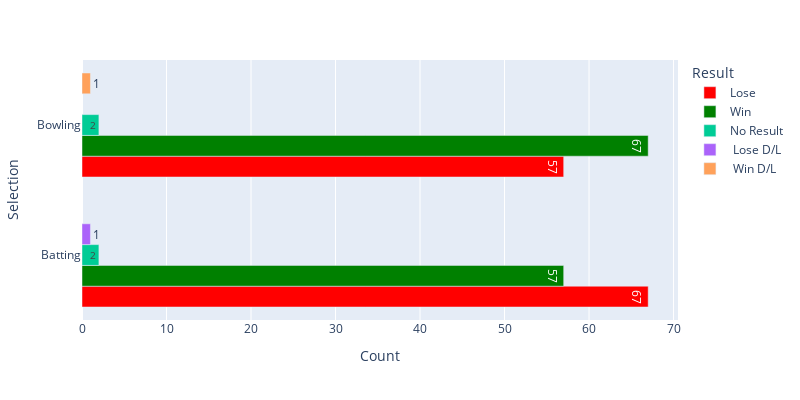

This figure's notebook cell:
### Code cell
#Graphical representation
fig=px.bar(df_group_sele_res, x='Count',y='Selection', color='Result', barmode='group',text_auto=True,color_discrete_map={'Win': 'green', 'Lose': 'red'},orientation='h')
fig.update_layout(width=800,height=400)
fig.show()

#con=> Bowling first registered most num ber of wins

### Figure 1 — Plotly figure (JSON) as saved in the notebook; plotly's stock layout.template omitted (floating-point values rounded to 4 significant figures)
{"data": [{"alignmentgroup": "True", "hovertemplate": "Result=Lose<br>Count=%{x}<br>Selection=%{y}<extra></extra>", "legendgroup": "Lose", "marker": {"color": "red", "pattern": {"shape": ""}}, "name": "Lose", "offsetgroup": "Lose", "orientation": "h", "showlegend": true, "textposition": "auto", "texttemplate": "%{x}", "type": "bar", "x": [67, 57], "xaxis": "x", "y": ["Batting", "Bowling"], "yaxis": "y"}, {"alignmentgroup": "True", "hovertemplate": "Result=Win<br>Count=%{x}<br>Selection=%{y}<extra></extra>", "legendgroup": "Win", "marker": {"color": "green", "pattern": {"shape": ""}}, "name": "Win", "offsetgroup": "Win", "orientation": "h", "showlegend": true, "textposition": "auto", "texttemplate": "%{x}", "type": "bar", "x": [57, 67], "xaxis": "x", "y": ["Batting", "Bowling"], "yaxis": "y"}, {"alignmentgroup": "True", "hovertemplate": "Result=No Result<br>Count=%{x}<br>Selection=%{y}<extra></extra>", "legendgroup": "No Result", "marker": {"color": "#00cc96", "pattern": {"shape": ""}}, "name": "No Result", "offsetgroup": "No Result", "orientation": "h", "showlegend": true, "textposition": "auto", "texttemplate": "%{x}", "type": "bar", "x": [2, 2], "xaxis": "x", "y": ["Batting", "Bowling"], "yaxis": "y"}, {"alignmentgroup": "True", "hovertemplate": "Result= Lose D/L<br>Count=%{x}<br>Selection=%{y}<extra></extra>", "legendgroup": " Lose D/L", "marker": {"color": "#ab63fa", "pattern": {"shape": ""}}, "name": " Lose D/L", "offsetgroup": " Lose D/L", "orientation": "h", "showlegend": true, "textposition": "auto", "texttemplate": "%{x}", "type": "bar", "x": [1], "xaxis": "x", "y": ["Batting"], "yaxis": "y"}, {"alignmentgroup": "True", "hovertemplate": "Result= Win D/L<br>Count=%{x}<br>Selection=%{y}<extra></extra>", "legendgroup": " Win D/L", "marker": {"color": "#FFA15A", "pattern": {"shape": ""}}, "name": " Win D/L", "offsetgroup": " Win D/L", "orientation": "h", "showlegend": true, "textposition": "auto", "texttemplate": "%{x}", "type": "bar", "x": [1], "xaxis": "x", "y": ["Bowling"], "yaxis": "y"}], "layout": {"barmode": "group", "height": 400, "legend": {"title": {"text": "Result"}, "tracegroupgap": 0}, "margin": {"t": 60}, "width": 800, "xaxis": {"anchor": "y", "domain": [0, 1], "title": {"text": "Count"}}, "yaxis": {"anchor": "x", "domain": [0, 1], "title": {"text": "Selection"}}}}
